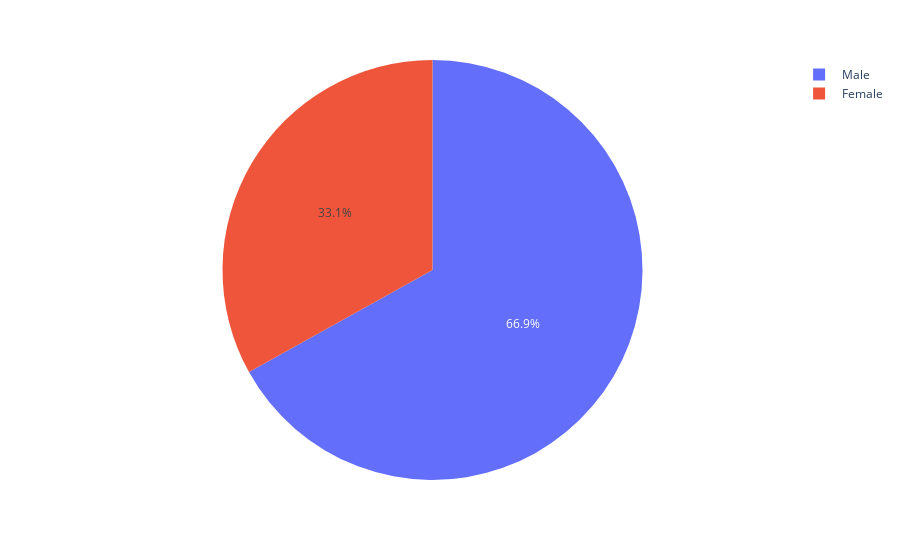

Notebook source saved alongside this figure:
### Code cell
fig = px.pie(df, values='Unidade', names='sex')

fig.show()

### Figure 1 — Plotly figure (JSON) as saved in the notebook; plotly's stock layout.template omitted (floating-point values rounded to 4 significant figures; data arrays with more than 128 entries replaced by an {"elided": "..."} marker saying what was removed)
{"data": [{"domain": {"x": [0, 1], "y": [0, 1]}, "hovertemplate": "sex=%{label}<br>Unidade=%{value}<extra></extra>", "labels": {"elided": "32561 str values"}, "legendgroup": "", "name": "", "showlegend": true, "type": "pie", "values": {"elided": "32561 int values"}}], "layout": {"legend": {"tracegroupgap": 0}, "margin": {"t": 60}}}
